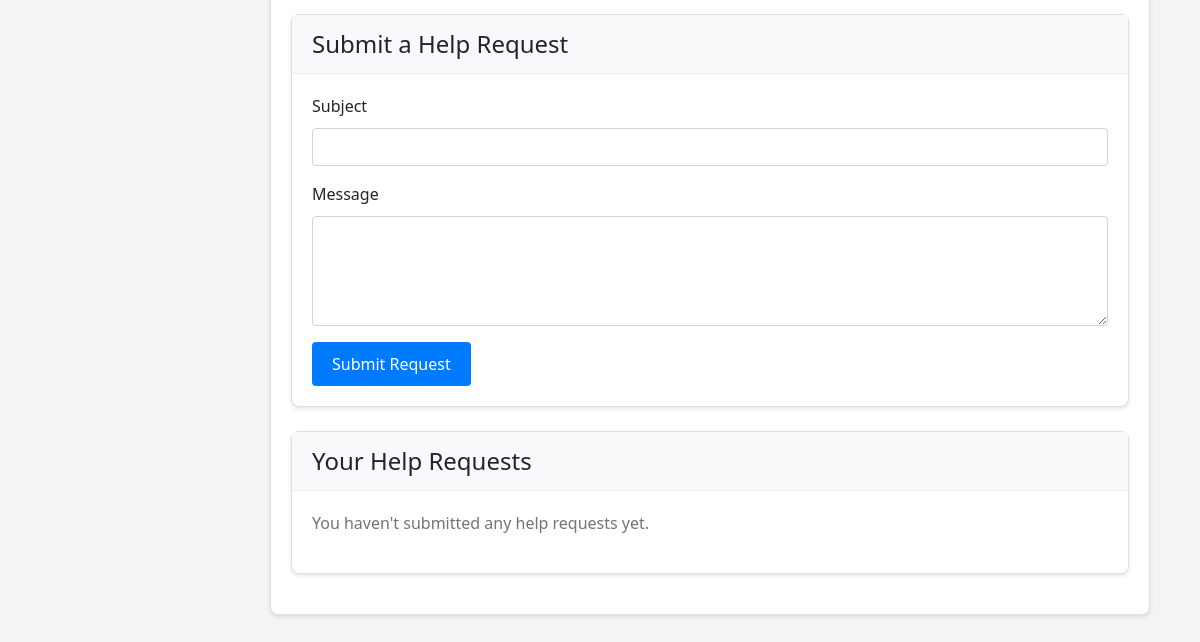
The app's page /help (signed in, lower part), older data.
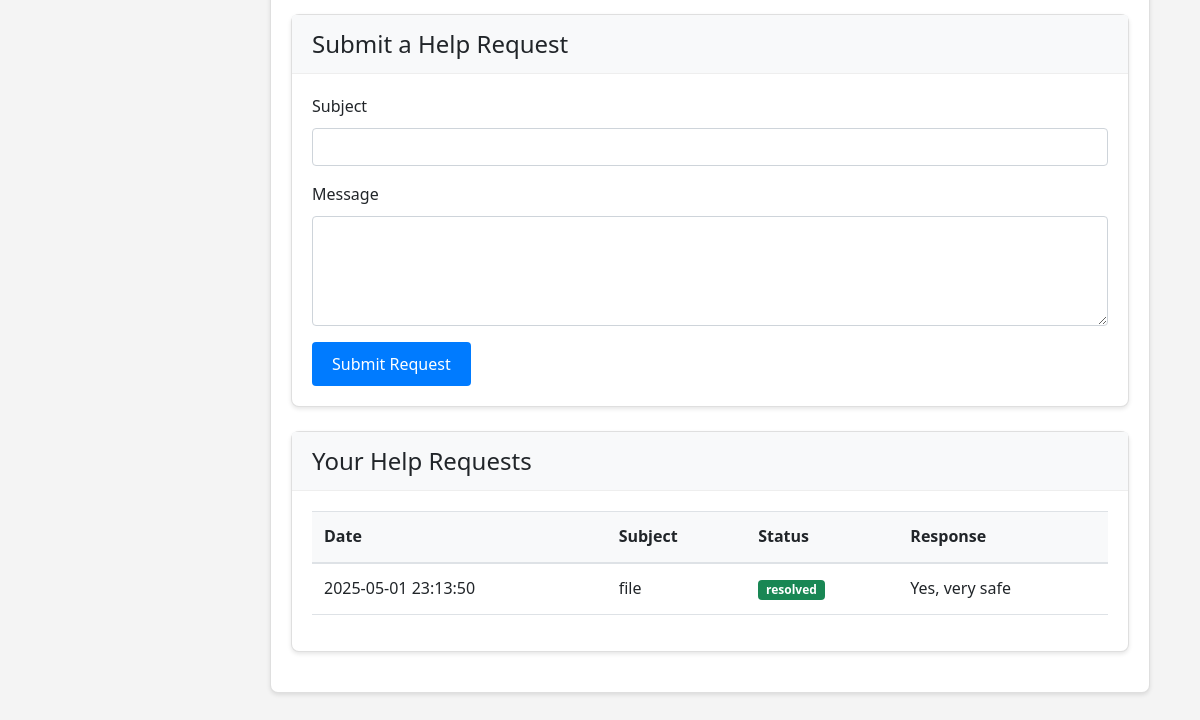
The same page, newer data.
### tables this page shows
CREATE TABLE help_requests (
                id INTEGER PRIMARY KEY AUTOINCREMENT,
                user_id INTEGER NOT NULL,
                subject TEXT NOT NULL,
                message TEXT NOT NULL,
                status TEXT DEFAULT 'pending',
                admin_response TEXT,
                created_at DATETIME DEFAULT CURRENT_TIMESTAMP,
                updated_at DATETIME DEFAULT CURRENT_TIMESTAMP,
                FOREIGN KEY (user_id) REFERENCES users(id)
            );

### app.py (the view)
@app.route('/help')
@login_required
def help_page():
    try:
        conn = sqlite3.connect(DB_NAME)
        conn.row_factory = sqlite3.Row
        c = conn.cursor()
        c.execute('SELECT * FROM faqs ORDER BY category, created_at DESC')
        faqs = c.fetchall()
        c.execute('''
            SELECT hr.*, u.fullname
            FROM help_requests hr
            JOIN users u ON hr.user_id = u.id
            WHERE hr.user_id = ?
            ORDER BY hr.created_at DESC
        ''', (current_user.id,))
        help_requests = c.fetchall()
        conn.close()
        return render_template('help.html',
                             name=current_user.fullname,
                             faqs=faqs,
                             help_requests=help_requests)
    except Exception as e:
        print("Help page error:", str(e))
        return render_template('help.html',
                             name=current_user.fullname,
                             faqs=[],
                             help_requests=[])

### app.py (called while the page is built)
@login_manager.user_loader
def load_user(user_id):
    return User.get(int(user_id))

### your_user_model.py (called while the page is built)
    @staticmethod
    def get(user_id):
        conn = sqlite3.connect('users.db')
        cursor = conn.cursor()
        cursor.execute('SELECT id, email, fullname, is_admin FROM users WHERE id = ?', (user_id,))
        user_data = cursor.fetchone()
        conn.close()
        if user_data:
            user = User()
            user.id = user_data[0]
            user.email = user_data[1]
            user.fullname = user_data[2]
            user.is_admin = bool(user_data[3])
            user._authenticated = True
            return user
        return None

### templates/help.html (shortened to what this page needs)
{% extends "base.html" %}
{% block content %}
<div class="container mt-4">
    <div class="card mb-4">
        <div class="card-body">
            {% if faqs %}
                {% set current_category = None %}
                {% for faq in faqs %}
                    {% if faq.category != current_category %}
                        <div class="faq-category">
                        {% set current_category = faq.category %}
                    {% endif %}
                {% endfor %}
            {% else %}
                <p class="text-muted">No FAQs available at the moment.</p>
            {% endif %}
        </div>
    </div>
    <div class="card mb-4">
        <div class="card-header">
            <h2 class="h4 mb-0">Submit a Help Request</h2>
        </div>
        <div class="card-body">
            <form id="helpRequestForm">
                <div class="mb-3">
                    <label for="subject" class="form-label">Subject</label>
                    <input type="text" class="form-control" id="subject" name="subject" required>
                </div>
                <div class="mb-3">
                    <label for="message" class="form-label">Message</label>
                    <textarea class="form-control" id="message" name="message" rows="4" required></textarea>
                </div>
                <button type="submit" class="btn btn-primary">Submit Request</button>
            </form>
        </div>
    </div>
    <div class="card">
        <div class="card-header">
            <h2 class="h4 mb-0">Your Help Requests</h2>
        </div>
        <div class="card-body">
            {% if help_requests %}
                <div class="table-responsive">
                    <table class="table">
                        <thead>
                            <tr>
                                <th>Date</th>
                                <th>Subject</th>
                                <th>Status</th>
                                <th>Response</th>
                            </tr>
                        </thead>
                        <tbody>
                            {% for request in help_requests %}
                                <tr>
                                    <td>{{ request.created_at }}</td>
                                    <td>{{ request.subject }}</td>
                                    <td>
                                        <span class="badge {% if request.status == 'pending' %}bg-warning{% elif request.status == 'resolved' %}bg-success{% else %}bg-info{% endif %}">
                                            {{ request.status }}
                                        </span>
                                    </td>
                                    <td>{{ request.admin_response or 'No response yet' }}</td>
                                </tr>
                            {% endfor %}
                        </tbody>
                    </table>
                </div>
            {% else %}
                <p class="text-muted">You haven't submitted any help requests yet.</p>
            {% endif %}
        </div>
    </div>
</div>
{% endblock %}

Row changes from the older to the newer data that the page shows:
added help_requests: created_at "2025-05-01 23:13:50", subject "file", status "resolved", admin_response "Yes, very safe"
Text that changed along with them:
text no longer shown: "You haven't submitted any help requests yet."
text now shown: "Date Subject Status Response"
